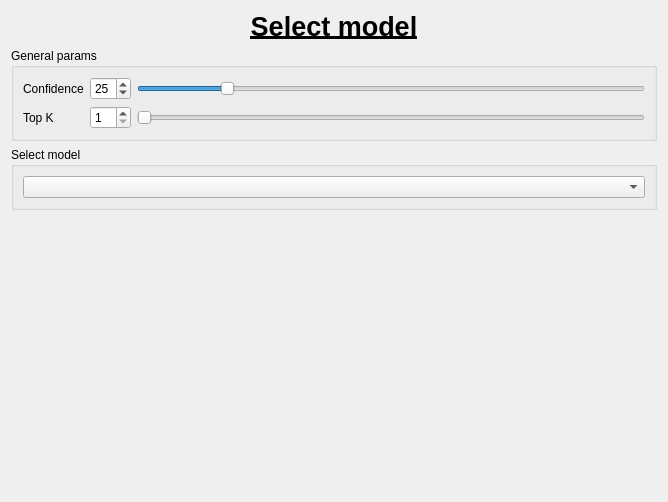
<?xml version="1.0" encoding="UTF-8"?>
<ui version="4.0">
 <class>widget_action_classify_model_select</class>
 <widget class="QWidget" name="widget_action_classify_model_select">
  <property name="geometry">
   <rect>
    <x>0</x>
    <y>0</y>
    <width>668</width>
    <height>502</height>
   </rect>
  </property>
  <property name="windowTitle">
   <string>Form</string>
  </property>
  <layout class="QVBoxLayout" name="verticalLayout_2">
   <item>
    <widget class="QLabel" name="labelTitle">
     <property name="font">
      <font>
       <pointsize>20</pointsize>
       <bold>true</bold>
       <underline>true</underline>
      </font>
     </property>
     <property name="autoFillBackground">
      <bool>false</bool>
     </property>
     <property name="text">
      <string>Select model</string>
     </property>
     <property name="scaledContents">
      <bool>false</bool>
     </property>
     <property name="alignment">
      <set>Qt::AlignCenter</set>
     </property>
    </widget>
   </item>
   <item>
    <widget class="QGroupBox" name="groupBox">
     <property name="title">
      <string>General params</string>
     </property>
     <layout class="QGridLayout" name="gridLayout">
      <item row="0" column="0">
       <widget class="QLabel" name="labelConfidence">
        <property name="text">
         <string>Confidence</string>
        </property>
       </widget>
      </item>
      <item row="0" column="1">
       <widget class="QSpinBox" name="spinBoxConfidence">
        <property name="minimum">
         <number>10</number>
        </property>
        <property name="value">
         <number>25</number>
        </property>
       </widget>
      </item>
      <item row="0" column="2">
       <widget class="QSlider" name="horizontalSliderConfidence">
        <property name="minimum">
         <number>10</number>
        </property>
        <property name="value">
         <number>25</number>
        </property>
        <property name="orientation">
         <enum>Qt::Horizontal</enum>
        </property>
       </widget>
      </item>
      <item row="1" column="0">
       <widget class="QLabel" name="labelTopK">
        <property name="text">
         <string>Top K</string>
        </property>
       </widget>
      </item>
      <item row="1" column="1">
       <widget class="QSpinBox" name="spinBoxTopK">
        <property name="minimum">
         <number>1</number>
        </property>
        <property name="maximum">
         <number>10</number>
        </property>
        <property name="value">
         <number>1</number>
        </property>
       </widget>
      </item>
      <item row="1" column="2">
       <widget class="QSlider" name="horizontalSliderTopK">
        <property name="minimum">
         <number>1</number>
        </property>
        <property name="maximum">
         <number>10</number>
        </property>
        <property name="value">
         <number>1</number>
        </property>
        <property name="orientation">
         <enum>Qt::Horizontal</enum>
        </property>
       </widget>
      </item>
     </layout>
    </widget>
   </item>
   <item>
    <widget class="QGroupBox" name="groupBoxSelectModel">
     <property name="title">
      <string>Select model</string>
     </property>
     <layout class="QVBoxLayout" name="verticalLayout">
      <item>
       <widget class="QComboBox" name="comboBoxSelectModel"/>
      </item>
     </layout>
    </widget>
   </item>
   <item>
    <spacer name="verticalSpacer">
     <property name="orientation">
      <enum>Qt::Vertical</enum>
     </property>
     <property name="sizeHint" stdset="0">
      <size>
       <width>20</width>
       <height>283</height>
      </size>
     </property>
    </spacer>
   </item>
  </layout>
 </widget>
 <resources/>
 <connections>
  <connection>
   <sender>spinBoxConfidence</sender>
   <signal>valueChanged(int)</signal>
   <receiver>horizontalSliderConfidence</receiver>
   <slot>setValue(int)</slot>
   <hints>
    <hint type="sourcelabel">
     <x>112</x>
     <y>86</y>
    </hint>
    <hint type="destinationlabel">
     <x>162</x>
     <y>90</y>
    </hint>
   </hints>
  </connection>
  <connection>
   <sender>horizontalSliderConfidence</sender>
   <signal>valueChanged(int)</signal>
   <receiver>spinBoxConfidence</receiver>
   <slot>setValue(int)</slot>
   <hints>
    <hint type="sourcelabel">
     <x>222</x>
     <y>77</y>
    </hint>
    <hint type="destinationlabel">
     <x>108</x>
     <y>80</y>
    </hint>
   </hints>
  </connection>
  <connection>
   <sender>spinBoxTopK</sender>
   <signal>valueChanged(int)</signal>
   <receiver>horizontalSliderTopK</receiver>
   <slot>setValue(int)</slot>
   <hints>
    <hint type="sourcelabel">
     <x>96</x>
     <y>112</y>
    </hint>
    <hint type="destinationlabel">
     <x>142</x>
     <y>120</y>
    </hint>
   </hints>
  </connection>
  <connection>
   <sender>horizontalSliderTopK</sender>
   <signal>valueChanged(int)</signal>
   <receiver>spinBoxTopK</receiver>
   <slot>setValue(int)</slot>
   <hints>
    <hint type="sourcelabel">
     <x>152</x>
     <y>110</y>
    </hint>
    <hint type="destinationlabel">
     <x>110</x>
     <y>113</y>
    </hint>
   </hints>
  </connection>
 </connections>
</ui>
